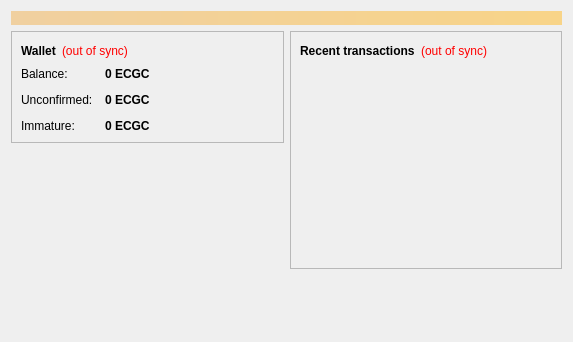
<?xml version="1.0" encoding="UTF-8"?>
<ui version="4.0">
 <class>OverviewPage</class>
 <widget class="QWidget" name="OverviewPage">
  <property name="geometry">
   <rect>
    <x>0</x>
    <y>0</y>
    <width>573</width>
    <height>342</height>
   </rect>
  </property>
  <property name="windowTitle">
   <string>Form</string>
  </property>
  <layout class="QVBoxLayout" name="topLayout">
   <item>
    <widget class="QLabel" name="labelAlerts">
     <property name="visible">
      <bool>false</bool>
     </property>
     <property name="styleSheet">
      <string notr="true">background-color: qlineargradient(x1: 0, y1: 0, x2: 1, y2: 0, stop:0 #F0D0A0, stop:1 #F8D488); color:#000000;</string>
     </property>
     <property name="wordWrap">
      <bool>true</bool>
     </property>
     <property name="margin">
      <number>3</number>
     </property>
    </widget>
   </item>
   <item>
    <layout class="QHBoxLayout" name="horizontalLayout" stretch="1,1">
     <item>
      <layout class="QVBoxLayout" name="verticalLayout_2">
       <item>
        <widget class="QFrame" name="frame">
         <property name="frameShape">
          <enum>QFrame::StyledPanel</enum>
         </property>
         <property name="frameShadow">
          <enum>QFrame::Raised</enum>
         </property>
         <layout class="QVBoxLayout" name="verticalLayout_4">
          <item>
           <layout class="QHBoxLayout" name="horizontalLayout_4">
            <item>
             <widget class="QLabel" name="label_5">
              <property name="font">
               <font>
                <weight>75</weight>
                <bold>true</bold>
               </font>
              </property>
              <property name="text">
               <string>Wallet</string>
              </property>
             </widget>
            </item>
            <item>
             <widget class="QLabel" name="labelWalletStatus">
              <property name="toolTip">
               <string>The displayed information may be out of date. Your wallet automatically synchronizes with the btc4coin network after a connection is established, but this process has not completed yet.</string>
              </property>
              <property name="styleSheet">
               <string notr="true">QLabel { color: red; }</string>
              </property>
              <property name="text">
               <string notr="true">(out of sync)</string>
              </property>
              <property name="alignment">
               <set>Qt::AlignLeading|Qt::AlignLeft|Qt::AlignVCenter</set>
              </property>
             </widget>
            </item>
            <item>
             <spacer name="horizontalSpacer_2">
              <property name="orientation">
               <enum>Qt::Horizontal</enum>
              </property>
              <property name="sizeHint" stdset="0">
               <size>
                <width>40</width>
                <height>20</height>
               </size>
              </property>
             </spacer>
            </item>
           </layout>
          </item>
          <item>
           <layout class="QFormLayout" name="formLayout_2">
            <property name="fieldGrowthPolicy">
             <enum>QFormLayout::AllNonFixedFieldsGrow</enum>
            </property>
            <property name="horizontalSpacing">
             <number>12</number>
            </property>
            <property name="verticalSpacing">
             <number>12</number>
            </property>
            <item row="0" column="0">
             <widget class="QLabel" name="label">
              <property name="text">
               <string>Balance:</string>
              </property>
             </widget>
            </item>
            <item row="0" column="1">
             <widget class="QLabel" name="labelBalance">
              <property name="font">
               <font>
                <weight>75</weight>
                <bold>true</bold>
               </font>
              </property>
              <property name="cursor">
               <cursorShape>IBeamCursor</cursorShape>
              </property>
              <property name="toolTip">
               <string>Your current balance</string>
              </property>
              <property name="text">
               <string notr="true">0 ECGC</string>
              </property>
              <property name="textInteractionFlags">
               <set>Qt::LinksAccessibleByMouse|Qt::TextSelectableByKeyboard|Qt::TextSelectableByMouse</set>
              </property>
             </widget>
            </item>
            <item row="1" column="0">
             <widget class="QLabel" name="label_3">
              <property name="text">
               <string>Unconfirmed:</string>
              </property>
             </widget>
            </item>
            <item row="1" column="1">
             <widget class="QLabel" name="labelUnconfirmed">
              <property name="font">
               <font>
                <weight>75</weight>
                <bold>true</bold>
               </font>
              </property>
              <property name="cursor">
               <cursorShape>IBeamCursor</cursorShape>
              </property>
              <property name="toolTip">
               <string>Total of transactions that have yet to be confirmed, and do not yet count toward the current balance</string>
              </property>
              <property name="text">
               <string notr="true">0 ECGC</string>
              </property>
              <property name="textInteractionFlags">
               <set>Qt::LinksAccessibleByMouse|Qt::TextSelectableByKeyboard|Qt::TextSelectableByMouse</set>
              </property>
             </widget>
            </item>
            <item row="2" column="0">
             <widget class="QLabel" name="labelImmatureText">
              <property name="text">
               <string>Immature:</string>
              </property>
             </widget>
            </item>
            <item row="2" column="1">
             <widget class="QLabel" name="labelImmature">
              <property name="font">
               <font>
                <weight>75</weight>
                <bold>true</bold>
               </font>
              </property>
              <property name="toolTip">
               <string>Mined balance that has not yet matured</string>
              </property>
              <property name="text">
               <string notr="true">0 ECGC</string>
              </property>
              <property name="textInteractionFlags">
               <set>Qt::LinksAccessibleByMouse|Qt::TextSelectableByKeyboard|Qt::TextSelectableByMouse</set>
              </property>
             </widget>
            </item>
           </layout>
          </item>
         </layout>
        </widget>
       </item>
       <item>
        <spacer name="verticalSpacer">
         <property name="orientation">
          <enum>Qt::Vertical</enum>
         </property>
         <property name="sizeHint" stdset="0">
          <size>
           <width>20</width>
           <height>40</height>
          </size>
         </property>
        </spacer>
       </item>
      </layout>
     </item>
     <item>
      <layout class="QVBoxLayout" name="verticalLayout_3">
       <item>
        <widget class="QFrame" name="frame_2">
         <property name="frameShape">
          <enum>QFrame::StyledPanel</enum>
         </property>
         <property name="frameShadow">
          <enum>QFrame::Raised</enum>
         </property>
         <layout class="QVBoxLayout" name="verticalLayout">
          <item>
           <layout class="QHBoxLayout" name="horizontalLayout_2">
            <item>
             <widget class="QLabel" name="label_4">
              <property name="text">
               <string>&lt;b&gt;Recent transactions&lt;/b&gt;</string>
              </property>
             </widget>
            </item>
            <item>
             <widget class="QLabel" name="labelTransactionsStatus">
              <property name="toolTip">
               <string>The displayed information may be out of date. Your wallet automatically synchronizes with the btc4coin network after a connection is established, but this process has not completed yet.</string>
              </property>
              <property name="styleSheet">
               <string notr="true">QLabel { color: red; }</string>
              </property>
              <property name="text">
               <string notr="true">(out of sync)</string>
              </property>
              <property name="alignment">
               <set>Qt::AlignRight|Qt::AlignTrailing|Qt::AlignVCenter</set>
              </property>
             </widget>
            </item>
            <item>
             <spacer name="horizontalSpacer">
              <property name="orientation">
               <enum>Qt::Horizontal</enum>
              </property>
              <property name="sizeHint" stdset="0">
               <size>
                <width>40</width>
                <height>20</height>
               </size>
              </property>
             </spacer>
            </item>
           </layout>
          </item>
          <item>
           <widget class="QListView" name="listTransactions">
            <property name="styleSheet">
             <string notr="true">QListView { background: transparent; }</string>
            </property>
            <property name="frameShape">
             <enum>QFrame::NoFrame</enum>
            </property>
            <property name="verticalScrollBarPolicy">
             <enum>Qt::ScrollBarAlwaysOff</enum>
            </property>
            <property name="horizontalScrollBarPolicy">
             <enum>Qt::ScrollBarAlwaysOff</enum>
            </property>
            <property name="selectionMode">
             <enum>QAbstractItemView::NoSelection</enum>
            </property>
           </widget>
          </item>
         </layout>
        </widget>
       </item>
       <item>
        <spacer name="verticalSpacer_2">
         <property name="orientation">
          <enum>Qt::Vertical</enum>
         </property>
         <property name="sizeHint" stdset="0">
          <size>
           <width>20</width>
           <height>40</height>
          </size>
         </property>
        </spacer>
       </item>
      </layout>
     </item>
    </layout>
   </item>
  </layout>
 </widget>
 <resources/>
 <connections/>
</ui>
